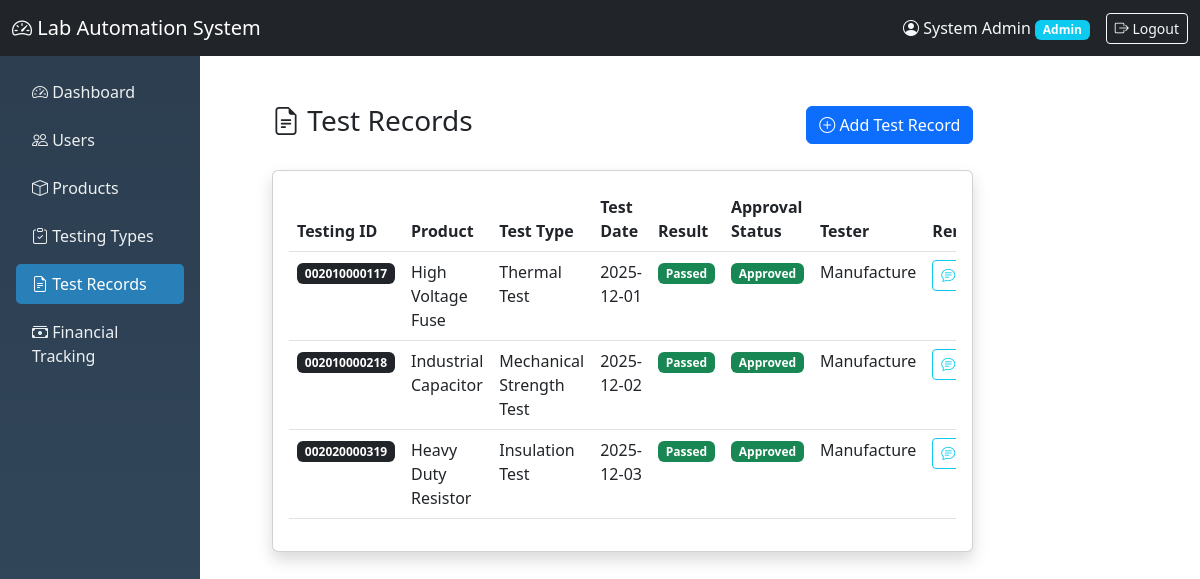
The page /backend/test_records.php (signed in) on the database its author committed.
### tables this page shows
CREATE TABLE `roles` (
  `role_id` int(11) NOT NULL,
  `role_name` varchar(50) NOT NULL,
  `description` varchar(255) DEFAULT NULL,
  `created_at` timestamp NOT NULL DEFAULT current_timestamp(),
  `updated_at` timestamp NOT NULL DEFAULT current_timestamp() ON UPDATE current_timestamp()
);

CREATE TABLE `test_records` (
  `record_id` int(11) NOT NULL,
  `testing_id` varchar(12) NOT NULL,
  `product_id_fk` varchar(10) NOT NULL,
  `test_type_id` int(11) NOT NULL,
  `test_date` date NOT NULL,
  `tester_user_id` int(11) NOT NULL,
  `test_result` enum('Passed','Failed') NOT NULL,
  `approval_status` enum('Pending','Approved','Rejected') DEFAULT 'Pending',
  `tester_remarks` text DEFAULT NULL,
  `manager_remarks` text DEFAULT NULL,
  `validated_by_user_id` int(11) DEFAULT NULL,
  `validation_date` timestamp NULL DEFAULT NULL,
  `created_at` timestamp NOT NULL DEFAULT current_timestamp(),
  `updated_at` timestamp NOT NULL DEFAULT current_timestamp() ON UPDATE current_timestamp()
);

CREATE TABLE `products` (
  `product_code` varchar(10) NOT NULL,
  `product_name` varchar(100) NOT NULL,
  `product_img` varchar(255) DEFAULT NULL,
  `manufacturer_id` int(11) NOT NULL,
  `revise_number` int(11) NOT NULL,
  `created_by` int(11) DEFAULT NULL,
  `created_at` timestamp NOT NULL DEFAULT current_timestamp(),
  `updated_at` timestamp NOT NULL DEFAULT current_timestamp() ON UPDATE current_timestamp()
);

CREATE TABLE `testing_type` (
  `test_type_id` int(11) NOT NULL,
  `type_name` varchar(100) NOT NULL,
  `test_code` varchar(10) NOT NULL,
  `is_modular` tinyint(1) DEFAULT 1,
  `parent_type_id` int(11) DEFAULT NULL,
  `created_at` timestamp NOT NULL DEFAULT current_timestamp(),
  `updated_at` timestamp NOT NULL DEFAULT current_timestamp() ON UPDATE current_timestamp()
);

CREATE TABLE `users` (
  `user_id` int(11) NOT NULL,
  `full_name` varchar(100) NOT NULL,
  `username` varchar(100) NOT NULL,
  `password_hash` varchar(255) NOT NULL,
  `role_id` int(11) NOT NULL,
  `is_active` tinyint(1) DEFAULT 1,
  `created_at` timestamp NOT NULL DEFAULT current_timestamp(),
  `updated_at` timestamp NOT NULL DEFAULT current_timestamp() ON UPDATE current_timestamp()
);

### backend/auth_check.php (called while the page is built, shortened)
<?php
include 'db.php';
$user_role_id = $_SESSION['role_id'];
$role_query = mysqli_query($conn, "SELECT role_name FROM roles WHERE role_id = $user_role_id");
$role_row = mysqli_fetch_assoc($role_query);
$user_role = $role_row['role_name'];
?>

### backend/sidebar.php (called while the page is built)
<?php include 'auth_check.php'; ?>

### backend/test_records.php (the view, shortened to what this page needs)
<?php
include 'db.php';
include 'auth_check.php';
?>
<!DOCTYPE html>
<html lang="en">
<head>
    <?php include 'header.php'; ?>
</head>
<body>
    <div class="container-fluid">
        <div class="row">
            <?php include 'sidebar.php'; ?>
            <div class="col-md-10">
                <div class="p-4">
                    <div class="d-flex justify-content-between align-items-center mb-4">
                        <h3><i class="bi bi-file-earmark-text"></i> Test Records</h3>
                        <?php if (in_array($user_role, ['Manufacturer', 'Admin'])): ?>
                        <button class="btn btn-primary" data-bs-toggle="modal" data-bs-target="#addTestModal">
                            <i class="bi bi-plus-circle"></i> Add Test Record
                        </button>
                        <?php endif; ?>
                    </div>
                    <div class="card shadow">
                        <div class="card-body">
                            <div class="table-responsive">
                                <table id="testRecordsTable" class="table table-hover">
                                    <thead>
                                        <tr>
                                            <th>Testing ID</th>
                                            <th>Product</th>
                                            <th>Test Type</th>
                                            <th>Test Date</th>
                                            <th>Result</th>
                                            <th>Approval Status</th>
                                            <th>Tester</th>
                                            <th>Remarks</th>
                                        </tr>
                                    </thead>
                                    <tbody>
                                        <?php
                                        $query = "
                                            SELECT tr.*, p.product_name, tt.type_name, u.full_name as tester_name,
                                                   uv.full_name as validator_name
                                            FROM test_records tr
                                            JOIN products p ON tr.product_id_fk = p.product_code
                                            JOIN testing_type tt ON tr.test_type_id = tt.test_type_id
                                            JOIN users u ON tr.tester_user_id = u.user_id
                                            LEFT JOIN users uv ON tr.validated_by_user_id = uv.user_id
                                            ORDER BY tr.created_at DESC
                                        ";
                                        $result = mysqli_query($conn, $query);
                                        while ($row = mysqli_fetch_assoc($result)) {
                                            $result_badge = $row['test_result'] == 'Passed'
                                                ? '<span class="badge bg-success">Passed</span>'
                                                : '<span class="badge bg-danger">Failed</span>';
                                            $status_badge = '';
                                            switch($row['approval_status']) {
                                                case 'Approved':
                                                    $status_badge = '<span class="badge bg-success">Approved</span>';
                                                    break;
                                            }
                                            $actions = '';
                                            if (in_array($user_role, ['Admin', 'CPRI']) && $row['approval_status'] == 'Pending') {
                                                $actions = "
                                                    <button class='btn btn-sm btn-outline-success approveBtn'
                                                        data-id='{$row['record_id']}'
                                                        data-testing_id='{$row['testing_id']}'>
                                                        <i class='bi bi-check-circle'></i> Approve
                                                    </button>
                                                    <button class='btn btn-sm btn-outline-danger rejectBtn'
                                                        data-id='{$row['record_id']}'
                                                        data-testing_id='{$row['testing_id']}'>
                                                        <i class='bi bi-x-circle'></i> Reject
                                                    </button>
                                                ";
                                            } else {
                                                $actions = '<span class="text-muted">No action</span>';
                                            }
                                            echo "<tr>
                                                <td><span class='badge bg-dark'>{$row['testing_id']}</span></td>
                                                <td>{$row['product_name']}</td>
                                                <td>{$row['type_name']}</td>
                                                <td>{$row['test_date']}</td>
                                                <td>{$result_badge}</td>
                                                <td>{$status_badge}</td>
                                                <td>{$row['tester_name']}</td>
                                                <td>
                                                    <button class='btn btn-sm btn-outline-info viewRemarksBtn'
                                                        data-tester='{$row['tester_remarks']}'
                                                        data-manager='{$row['manager_remarks']}'>
                                                        <i class='bi bi-chat-text'></i>
                                                    </button>
                                                </td>
                                                <td>{$actions}</td>
                                            </tr>";
                                        }
                                        ?>
                                    </tbody>
                                </table>
                            </div>
                        </div>
                    </div>
                </div>
            </div>
        </div>
    </div>
    <?php include 'footer.php'; ?>
</body>
</html>

### backend/header.php (shortened to what this page needs)
<!DOCTYPE html>
<html lang="en">
<head>
    <link href="https://cdn.jsdelivr.net/npm/bootstrap@5.3.0/dist/css/bootstrap.min.css" rel="stylesheet">
    <link rel="stylesheet" href="https://cdn.jsdelivr.net/npm/bootstrap-icons@1.10.0/font/bootstrap-icons.css">
    <link rel="stylesheet" href="https://cdn.datatables.net/1.13.6/css/dataTables.bootstrap5.min.css">
</head>
<body>
    <nav class="navbar navbar-expand-lg navbar-dark bg-dark">
        <div class="container-fluid">
            <a class="navbar-brand" href="dashboard.php">
                <i class="bi bi-speedometer2"></i> Lab Automation System
            </a>
            <div class="d-flex align-items-center">
                <span class="text-light me-3">
                    <i class="bi bi-person-circle"></i> <?php echo $_SESSION['full_name']; ?>
                    <span class="badge bg-info"><?php echo $user_role; ?></span>
                </span>
                <a href="logout.php" class="btn btn-outline-light btn-sm">
                    <i class="bi bi-box-arrow-right"></i> Logout
                </a>
            </div>
        </div>
    </nav>
    <div class="container-fluid">
        <div class="row">
            <div class="col-md-2 px-0 sidebar">
                <div class="p-3">
                    <ul class="nav flex-column">
                        <li class="nav-item mb-2">
                            <a class="nav-link <?php echo basename($_SERVER['PHP_SELF']) == 'dashboard.php' ? 'active' : ''; ?>"
                               href="dashboard.php">
                                <i class="bi bi-speedometer2"></i> Dashboard
                            </a>
                        </li>
                        <?php if ($user_role == 'Admin'): ?>
                        <li class="nav-item mb-2">
                            <a class="nav-link <?php echo basename($_SERVER['PHP_SELF']) == 'users.php' ? 'active' : ''; ?>"
                               href="users.php">
                                <i class="bi bi-people"></i> Users
                            </a>
                        </li>
                        <?php endif; ?>
                        <?php if (in_array($user_role, ['Admin', 'Manufacturer'])): ?>
                        <li class="nav-item mb-2">
                            <a class="nav-link <?php echo basename($_SERVER['PHP_SELF']) == 'products.php' ? 'active' : ''; ?>"
                               href="products.php">
                                <i class="bi bi-box"></i> Products
                            </a>
                        </li>
                        <?php endif; ?>
                        <?php if (in_array($user_role, ['Admin', 'Manufacturer', 'CPRI'])): ?>
                        <li class="nav-item mb-2">
                            <a class="nav-link <?php echo basename($_SERVER['PHP_SELF']) == 'testing_types.php' ? 'active' : ''; ?>"
                               href="testing_types.php">
                                <i class="bi bi-clipboard-check"></i> Testing Types
                            </a>
                        </li>
                        <li class="nav-item mb-2">
                            <a class="nav-link <?php echo basename($_SERVER['PHP_SELF']) == 'test_records.php' ? 'active' : ''; ?>"
                               href="test_records.php">
                                <i class="bi bi-file-earmark-text"></i> Test Records
                            </a>
                        </li>
                        <?php endif; ?>
                        <?php if (in_array($user_role, ['Admin', 'CPRI'])): ?>
                        <li class="nav-item mb-2">
                            <a class="nav-link <?php echo basename($_SERVER['PHP_SELF']) == 'financial_tracking.php' ? 'active' : ''; ?>"
                               href="financial_tracking.php">
                                <i class="bi bi-cash-stack"></i> Financial Tracking
                            </a>
                        </li>
                        <?php endif; ?>
                    </ul>
                </div>
            </div>
            <div class="col-md-10">
                <div class="p-4">

### backend/header.php (style rules this page uses)
.sidebar { min-height: calc(100vh - 56px); background: linear-gradient(180deg, #2c3e50, #34495e); }
.nav-link { color: #ecf0f1; transition: all 0.3s; }
.nav-link.active { background-color: #2980b9; color: white; border-radius: 5px; }

### rows shown on the page
roles: role_name "Admin"
test_records: testing "002010000117", product_id_fk.product_name "High Voltage Fuse", test_type.type_name "Thermal Test", test_date "2025-12-01", test_result "Passed", approval_status "Approved", tester_user.full_name "Manufacture"
test_records: testing "002010000218", product_id_fk.product_name "Industrial Capacitor", test_type.type_name "Mechanical Strength Test", test_date "2025-12-02", test_result "Passed", approval_status "Approved", tester_user.full_name "Manufacture"
test_records: testing "002020000319", product_id_fk.product_name "Heavy Duty Resistor", test_type.type_name "Insulation Test", test_date "2025-12-03", test_result "Passed", approval_status "Approved", tester_user.full_name "Manufacture"

### other values the page prints
$_SESSION['full_name'] "System Admin"
